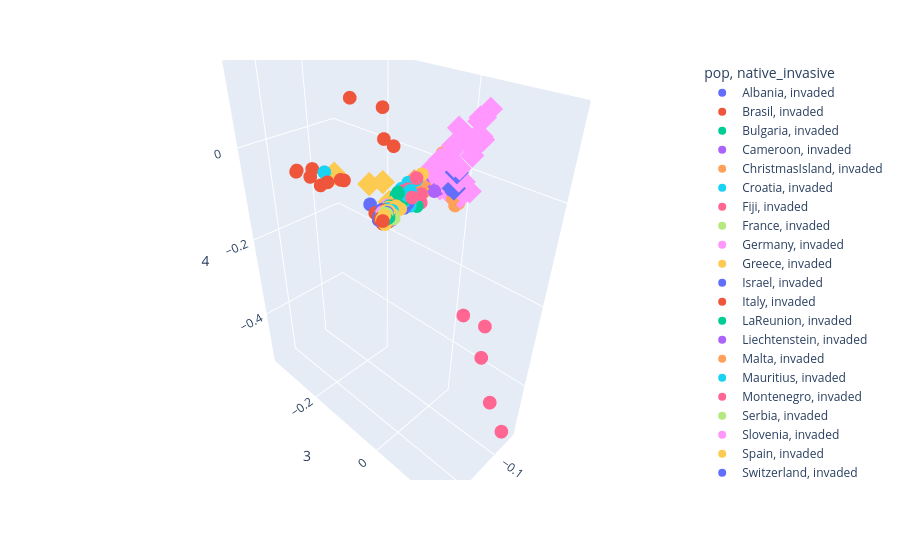

Here is the notebook cell this chart was saved with:
### Code cell
## all individuals 
eig_val , eig_vec = load_pca( "." , "092_PCA_no_indonesia/FM_0.70_mD_2_MD_30_FMi_0.35_LD_thin.siblings_removed.no_indonesia" )
# plt.plot(  eig_val[:50] / eig_val.sum() )
# plt.xlabel("PC")
# plt.ylabel("var prop")
print( "PC0:{:.3f} , PC1:{:.3f} , PC2:{:.3f}".format( eig_val[0] / eig_val.sum() , eig_val[2] / eig_val.sum() , eig_val[3] / eig_val.sum() ) )
fig = px.scatter_3d( eig_vec , x = '0' , y = '3' , z='4' ,
                symbol = 'native_invasive' , color = 'pop' )

fig.write_html( '092_PCA_no_indonesia/FM_0.70_mD_2_MD_30_FMi_0.35_LD_thin.siblings_removed.no_indonesia.html' )
fig

### Figure 1 — Plotly figure (JSON) as saved in the notebook; plotly's stock layout.template omitted (floating-point values rounded to 4 significant figures)
{"data": [{"hovertemplate": "pop=Albania<br>native_invasive=invaded<br>0=%{x}<br>3=%{y}<br>4=%{z}<extra></extra>", "legendgroup": "Albania, invaded", "marker": {"color": "#636efa", "symbol": "circle"}, "mode": "markers", "name": "Albania, invaded", "scene": "scene", "showlegend": true, "type": "scatter3d", "x": [0.03066, 0.04906, 0.04416, 0.03173, 0.04421, 0.01239], "y": [0.003687, 0.01065, 0.007551, 0.008033, 0.008907, 0.01159], "z": [-0.000177, -0.005682, -0.00554, -0.003754, 0.001384, -0.001637]}, {"hovertemplate": "pop=Brasil<br>native_invasive=invaded<br>0=%{x}<br>3=%{y}<br>4=%{z}<extra></extra>", "legendgroup": "Brasil, invaded", "marker": {"color": "#EF553B", "symbol": "circle"}, "mode": "markers", "name": "Brasil, invaded", "scene": "scene", "showlegend": true, "type": "scatter3d", "x": [-0.04917, -0.02446, -0.01824, -0.03069, -0.03979, -0.02917, -0.04437, -0.04817], "y": [-0.3457, -0.2646, -0.2049, -0.2424, -0.1839, -0.1803, -0.2831, -0.2423], "z": [-0.07769, -0.05445, -0.04358, -0.06677, -0.04005, -0.03417, -0.05051, -0.05504]}, {"hovertemplate": "pop=Bulgaria<br>native_invasive=invaded<br>0=%{x}<br>3=%{y}<br>4=%{z}<extra></extra>", "legendgroup": "Bulgaria, invaded", "marker": {"color": "#00cc96", "symbol": "circle"}, "mode": "markers", "name": "Bulgaria, invaded", "scene": "scene", "showlegend": true, "type": "scatter3d", "x": [0.03467, 0.04439, 0.03049], "y": [0.007697, -0.001924, -8.124e-05], "z": [-0.0008759, -0.005641, 0.003308]}, {"hovertemplate": "pop=Cameroon<br>native_invasive=invaded<br>0=%{x}<br>3=%{y}<br>4=%{z}<extra></extra>", "legendgroup": "Cameroon, invaded", "marker": {"color": "#ab63fa", "symbol": "circle"}, "mode": "markers", "name": "Cameroon, invaded", "scene": "scene", "showlegend": true, "type": "scatter3d", "x": [-0.07992, -0.05731, -0.04838, -0.06338, -0.04135, -0.03918, -0.0673, -0.07772], "y": [0.02163, 0.01756, 0.01913, 0.01725, 0.002478, 0.0031, 0.03697, 0.0397], "z": [0.01824, 0.00641, 0.006909, 0.006055, 0.01369, 0.01773, 0.008408, -0.008533]}, {"hovertemplate": "pop=ChristmasIsland<br>native_invasive=invaded<br>0=%{x}<br>3=%{y}<br>4=%{z}<extra></extra>", "legendgroup": "ChristmasIsland, invaded", "marker": {"color": "#FFA15A", "symbol": "circle"}, "mode": "markers", "name": "ChristmasIsland, invaded", "scene": "scene", "showlegend": true, "type": "scatter3d", "x": [-0.08169, -0.0725, -0.08516, -0.09935], "y": [0.0361, 0.03752, 0.03964, 0.03816], "z": [-0.02394, -0.00783, -0.01971, 0.0003962]}, {"hovertemplate": "pop=Croatia<br>native_invasive=invaded<br>0=%{x}<br>3=%{y}<br>4=%{z}<extra></extra>", "legendgroup": "Croatia, invaded", "marker": {"color": "#19d3f3", "symbol": "circle"}, "mode": "markers", "name": "Croatia, invaded", "scene": "scene", "showlegend": true, "type": "scatter3d", "x": [-0.03486, 0.04055, 0.0428, 0.04012, 0.04882, 0.03531, 0.04163, 0.03848, 0.03169, 0.03364], "y": [-0.2335, 0.009896, 0.004545, 0.006672, 0.009715, 0.01073, 0.002577, 0.002729, 0.0002056, -0.0007485], "z": [-0.03842, 7.424e-05, -0.006557, -0.002857, -0.00454, 0.001902, -0.004325, 0.002564, -0.001262, -0.002872]}, {"hovertemplate": "pop=Fiji<br>native_invasive=invaded<br>0=%{x}<br>3=%{y}<br>4=%{z}<extra></extra>", "legendgroup": "Fiji, invaded", "marker": {"color": "#FF6692", "symbol": "circle"}, "mode": "markers", "name": "Fiji, invaded", "scene": "scene", "showlegend": true, "type": "scatter3d", "x": [-0.1426, -0.1002, -0.1208, -0.1245, -0.123], "y": [0.1618, 0.06309, 0.09882, 0.09894, 0.1341], "z": [-0.5306, -0.2471, -0.2644, -0.347, -0.4463]}, {"hovertemplate": "pop=France<br>native_invasive=invaded<br>0=%{x}<br>3=%{y}<br>4=%{z}<extra></extra>", "legendgroup": "France, invaded", "marker": {"color": "#B6E880", "symbol": "circle"}, "mode": "markers", "name": "France, invaded", "scene": "scene", "showlegend": true, "type": "scatter3d", "x": [0.03718, 0.0234, 0.03725, 0.04424, 0.04329, 0.04186, 0.04247, 0.0395, 0.03748, 0.03559, 0.04285, 0.04198, 0.04252, 0.04726, 0.04607, 0.04006, 0.04175], "y": [0.003472, 0.001475, 0.001982, 0.004408, 0.007352, 0.004587, 0.006001, 0.0006424, 0.0003349, 0.0001223, 0.009707, 0.007684, 0.009347, 0.007614, 0.009868, 0.008362, 0.009805], "z": [0.0002364, -0.005391, -0.005758, -0.006409, -0.006459, -0.004756, -0.006324, -0.005943, -0.004287, -0.004032, -0.0011, -0.003802, -0.00437, 0.0009486, 0.00068, 0.00233, -0.0005147]}, {"hovertemplate": "pop=Germany<br>native_invasive=invaded<br>0=%{x}<br>3=%{y}<br>4=%{z}<extra></extra>", "legendgroup": "Germany, invaded", "marker": {"color": "#FF97FF", "symbol": "circle"}, "mode": "markers", "name": "Germany, invaded", "scene": "scene", "showlegend": true, "type": "scatter3d", "x": [0.0427, 0.04644], "y": [0.003463, 0.001577], "z": [-0.006571, 6.414e-05]}, {"hovertemplate": "pop=Greece<br>native_invasive=invaded<br>0=%{x}<br>3=%{y}<br>4=%{z}<extra></extra>", "legendgroup": "Greece, invaded", "marker": {"color": "#FECB52", "symbol": "circle"}, "mode": "markers", "name": "Greece, invaded", "scene": "scene", "showlegend": true, "type": "scatter3d", "x": [-0.03745, -0.03426, -0.003417, 0.03885, 0.03036, 0.02314, 0.03427, 0.04334], "y": [0.002154, -0.002466, 0.009672, 0.004533, 0.004188, 0.0001734, 0.00894, 0.001358], "z": [0.03277, 0.02037, 0.005166, 0.0002177, 0.002286, -0.00832, 0.00105, -0.01411]}, {"hovertemplate": "pop=Israel<br>native_invasive=invaded<br>0=%{x}<br>3=%{y}<br>4=%{z}<extra></extra>", "legendgroup": "Israel, invaded", "marker": {"color": "#636efa", "symbol": "circle"}, "mode": "markers", "name": "Israel, invaded", "scene": "scene", "showlegend": true, "type": "scatter3d", "x": [0.01972, 0.01845, 0.01848, 0.005786, 0.01172], "y": [0.005582, 0.005115, 0.0007709, 0.01362, 0.01277], "z": [0.002526, -0.00041, 0.001716, 0.003697, -0.001421]}, {"hovertemplate": "pop=Italy<br>native_invasive=invaded<br>0=%{x}<br>3=%{y}<br>4=%{z}<extra></extra>", "legendgroup": "Italy, invaded", "marker": {"color": "#EF553B", "symbol": "circle"}, "mode": "markers", "name": "Italy, invaded", "scene": "scene", "showlegend": true, "type": "scatter3d", "x": [0.04699, 0.04455, 0.02897, 0.02997, 0.03774, 0.03349, 0.05137, 0.04903, 0.04206, 0.03631, 0.04152, 0.03913, -0.0484, 0.04128, 0.05402, 0.04504, 0.03675, 0.04424, 0.03284, 0.03353, 0.03469, 0.02725, 0.04534, 0.0468, 0.04734, 0.04844], "y": [0.005201, 0.009031, 0.003596, -0.01427, -0.0224, 0.007067, 0.004735, 0.002675, 0.002718, 0.002216, 0.001587, -9.564e-05, -0.3419, 0.007089, 0.004978, 0.003498, 0.003599, 0.004949, 0.001729, 0.004825, 0.008786, 0.002605, -0.001556, -0.002847, 0.00189, 0.002384], "z": [-0.005509, -0.0005677, -0.00393, -0.00946, -0.01375, -0.003042, -0.00592, -0.006715, -0.01357, -0.00427, 0.00143, -0.006276, -0.0736, -0.009096, -0.007454, -0.01459, -0.007071, -0.007502, -0.00174, 0.0009514, -0.005605, 0.003008, -0.007499, -0.00819, -0.01097, -0.01073]}, {"hovertemplate": "pop=LaReunion<br>native_invasive=invaded<br>0=%{x}<br>3=%{y}<br>4=%{z}<extra></extra>", "legendgroup": "LaReunion, invaded", "marker": {"color": "#00cc96", "symbol": "circle"}, "mode": "markers", "name": "LaReunion, invaded", "scene": "scene", "showlegend": true, "type": "scatter3d", "x": [0.01391, 0.01224, 0.001337, 0.005123, 0.009598, 0.00387, 0.01347], "y": [0.001678, 0.0003765, -0.0004973, 0.007156, 0.003401, 0.004232, -0.001916], "z": [0.0192, 0.01947, 0.01072, 0.004979, 0.01488, 0.003472, 0.01453]}, {"hovertemplate": "pop=Liechtenstein<br>native_invasive=invaded<br>0=%{x}<br>3=%{y}<br>4=%{z}<extra></extra>", "legendgroup": "Liechtenstein, invaded", "marker": {"color": "#ab63fa", "symbol": "circle"}, "mode": "markers", "name": "Liechtenstein, invaded", "scene": "scene", "showlegend": true, "type": "scatter3d", "x": [0.03121], "y": [0.006522], "z": [-0.002338]}, {"hovertemplate": "pop=Malta<br>native_invasive=invaded<br>0=%{x}<br>3=%{y}<br>4=%{z}<extra></extra>", "legendgroup": "Malta, invaded", "marker": {"color": "#FFA15A", "symbol": "circle"}, "mode": "markers", "name": "Malta, invaded", "scene": "scene", "showlegend": true, "type": "scatter3d", "x": [0.03294, 0.04575, 0.03722, 0.03592, 0.03521, 0.03725], "y": [-0.00327, 0.0002881, 0.001716, 0.0006293, -0.0007171, 0.002788], "z": [-0.0009196, -0.01005, -0.005459, -0.0009665, -0.002979, -0.000318]}, {"hovertemplate": "pop=Mauritius<br>native_invasive=invaded<br>0=%{x}<br>3=%{y}<br>4=%{z}<extra></extra>", "legendgroup": "Mauritius, invaded", "marker": {"color": "#19d3f3", "symbol": "circle"}, "mode": "markers", "name": "Mauritius, invaded", "scene": "scene", "showlegend": true, "type": "scatter3d", "x": [-0.009144, 0.005412, -0.006038, 0.001581], "y": [0.0002629, 0.01224, 0.006976, -0.003016], "z": [0.02785, 0.01666, 0.012, 0.02037]}, {"hovertemplate": "pop=Montenegro<br>native_invasive=invaded<br>0=%{x}<br>3=%{y}<br>4=%{z}<extra></extra>", "legendgroup": "Montenegro, invaded", "marker": {"color": "#FF6692", "symbol": "circle"}, "mode": "markers", "name": "Montenegro, invaded", "scene": "scene", "showlegend": true, "type": "scatter3d", "x": [0.04722, 0.03389, 0.03443, 0.04195, 0.04591], "y": [0.00982, 0.004101, 0.002323, 0.009003, 0.009451], "z": [-0.002812, 0.001754, -7.386e-05, 0.001118, -0.002433]}, {"hovertemplate": "pop=Serbia<br>native_invasive=invaded<br>0=%{x}<br>3=%{y}<br>4=%{z}<extra></extra>", "legendgroup": "Serbia, invaded", "marker": {"color": "#B6E880", "symbol": "circle"}, "mode": "markers", "name": "Serbia, invaded", "scene": "scene", "showlegend": true, "type": "scatter3d", "x": [0.03346, 0.03407, 0.03897, 0.0433], "y": [-0.001083, -0.000744, -0.00114, -0.004483], "z": [-0.011, -0.005786, -0.009863, -0.005628]}, {"hovertemplate": "pop=Slovenia<br>native_invasive=invaded<br>0=%{x}<br>3=%{y}<br>4=%{z}<extra></extra>", "legendgroup": "Slovenia, invaded", "marker": {"color": "#FF97FF", "symbol": "circle"}, "mode": "markers", "name": "Slovenia, invaded", "scene": "scene", "showlegend": true, "type": "scatter3d", "x": [0.03688, 0.03102, 0.02803, 0.02043], "y": [0.005846, 0.001908, -0.005964, 0.005913], "z": [-0.004638, -0.004604, 0.001775, -0.003299]}, {"hovertemplate": "pop=Spain<br>native_invasive=invaded<br>0=%{x}<br>3=%{y}<br>4=%{z}<extra></extra>", "legendgroup": "Spain, invaded", "marker": {"color": "#FECB52", "symbol": "circle"}, "mode": "markers", "name": "Spain, invaded", "scene": "scene", "showlegend": true, "type": "scatter3d", "x": [0.03409, 0.03984, 0.03682, 0.03663, 0.02851, 0.03421, 0.05132, 0.0442, 0.05481, 0.04568, 0.04534, 0.03508, 0.04488, 0.03586, 0.04391, 0.04326, 0.04521, 0.05002, 0.03042, 0.0288, 0.02002, 0.02091, 0.05298, 0.04925, 0.03651, 0.04022, 0.04078, 0.03678, 0.0418, 0.04124, 0.0373, 0.03717, 0.04207, 0.03014], "y": [0.00175, 0.01086, 0.01363, 0.006775, 0.0122, 0.004913, 0.004186, 0.009047, 0.00961, 0.007163, 0.01012, 0.00862, 0.01308, 0.009802, 0.008029, 0.006749, 0.01115, 0.009601, -0.002168, 0.009194, 0.0006722, 0.01302, 0.01377, 0.01145, 0.005913, 0.003272, 0.009949, 0.003915, 0.004816, 0.008306, 0.008749, 0.008217, 0.008142, 0.0009985], "z": [0.003293, -0.001281, -0.009652, -0.005439, 0.007138, 0.001312, -0.005839, -0.01244, -0.004846, -0.00669, -0.001217, -0.002263, -0.003566, -0.003386, -0.006575, -0.009505, -0.003125, -0.0007325, 0.0004872, -0.002217, 0.006898, 0.0002023, -0.01207, -0.004417, -0.004957, -0.0005299, 0.002454, -4.467e-05, 0.001684, -0.001878, -0.006479, -0.000442, -0.001998, 0.001015]}, {"hovertemplate": "pop=Switzerland<br>native_invasive=invaded<br>0=%{x}<br>3=%{y}<br>4=%{z}<extra></extra>", "legendgroup": "Switzerland, invaded", "marker": {"color": "#636efa", "symbol": "circle"}, "mode": "markers", "name": "Switzerland, invaded", "scene": "scene", "showlegend": true, "type": "scatter3d", "x": [0.04081, 0.02555, 0.04192, 0.03827, 0.03997, 0.04535, 0.03765, 0.04458, 0.05071, 0.04584, 0.03671, 0.03381, 0.05271, 0.04626, 0.04652, 0.04103, 0.03648, 0.04527, 0.04115, 0.03945, 0.04348, 0.04394, 0.0389, 0.04377, 0.03913, 0.03989, 0.02272, 0.03521, 0.04219, 0.04944, 0.04497, 0.04105, 0.04244, 0.03729, 0.04302, 0.0453, 0.04878, 0.04404, 0.04364, 0.04528, 0.04837, 0.04574], "y": [0.001702, 0.002136, 0.00501, 0.005003, 0.006593, 0.003125, 0.005383, -0.004454, -0.001239, 0.002051, 0.00242, 0.004086, 0.0004047, -0.003621, 0.00112, 0.004407, -0.005793, 0.008466, -0.006676, 0.000502, -0.001594, 0.002229, 0.01071, -4.962e-05, 0.003045, 0.004782, -0.04929, 0.002409, 0.005627, 0.002228, 0.004674, -0.004089, 0.001618, -0.003182, 0.004581, 0.007874, 0.007085, 0.002933, 0.0009131, 0.003831, -0.002734, 0.006196], "z": [-0.008874, -0.006594, -0.003908, -0.001607, -0.001099, -0.006755, -0.002383, -0.01505, -0.01019, -0.00803, -0.0074, -0.005716, -0.01054, -0.01356, -0.009196, -0.0007218, -0.006046, -0.008322, -0.0128, -0.01164, -0.006841, -0.003246, -0.002507, -0.009649, -0.007629, -0.005571, -0.01485, 0.0005275, -0.00403, -0.004724, -0.004025, 0.0003222, -0.0108, -0.005257, -0.01058, -0.01208, -0.007155, -0.009846, -0.007667, -0.005954, -0.008057, -0.0003869]}, {"hovertemplate": "pop=TurkeyEast<br>native_invasive=invaded<br>0=%{x}<br>3=%{y}<br>4=%{z}<extra></extra>", "legendgroup": "TurkeyEast, invaded", "marker": {"color": "#EF553B", "symbol": "circle"}, "mode": "markers", "name": "TurkeyEast, invaded", "scene": "scene", "showlegend": true, "type": "scatter3d", "x": [0.04273, 0.0379, 0.05609, 0.04923, 0.05324, 0.05063], "y": [0.0106, 0.0007585, 0.01237, 0.007642, 0.01099, 0.006584], "z": [-0.01339, -0.003043, -0.006248, -0.003361, -0.006299, -0.01515]}, {"hovertemplate": "pop=TurkeyWest<br>native_invasive=invaded<br>0=%{x}<br>3=%{y}<br>4=%{z}<extra></extra>", "legendgroup": "TurkeyWest, invaded", "marker": {"color": "#00cc96", "symbol": "circle"}, "mode": "markers", "name": "TurkeyWest, invaded", "scene": "scene", "showlegend": true, "type": "scatter3d", "x": [0.04005, 0.03375, 0.0439, 0.04564, 0.0412, 0.04307, 0.04976, 0.04861], "y": [0.007751, 0.006064, 0.007711, 0.01347, 0.006698, 0.006181, 0.01336, 0.009879], "z": [-0.004156, -0.001917, -0.002044, -0.004407, -0.002265, -0.005344, -0.004625, -0.01005]}, {"hovertemplate": "pop=USA<br>native_invasive=invaded<br>0=%{x}<br>3=%{y}<br>4=%{z}<extra></extra>", "legendgroup": "USA, invaded", "marker": {"color": "#ab63fa", "symbol": "circle"}, "mode": "markers", "name": "USA, invaded", "scene": "scene", "showlegend": true, "type": "scatter3d", "x": [0.02211, 0.03823, 0.03399, 0.03806, 0.0347, 0.01973], "y": [0.003556, 0.01316, 0.001218, 0.0008647, 0.002767, -0.0007065], "z": [-0.005458, -0.01081, -0.002606, -0.01136, -0.005222, -9.59e-06]}, {"hovertemplate": "pop=Vanuatu<br>native_invasive=invaded<br>0=%{x}<br>3=%{y}<br>4=%{z}<extra></extra>", "legendgroup": "Vanuatu, invaded", "marker": {"color": "#FFA15A", "symbol": "circle"}, "mode": "markers", "name": "Vanuatu, invaded", "scene": "scene", "showlegend": true, "type": "scatter3d", "x": [-0.1231, -0.1539, -0.1211, -0.1597, -0.1421, -0.1474, -0.1386, -0.162], "y": [-0.04416, -0.04943, -0.04319, -0.0577, -0.04707, -0.04979, -0.05825, -0.04782], "z": [0.007576, -0.007753, -0.006546, 0.01343, -0.0005394, -0.01632, -0.02794, -0.0496]}, {"hovertemplate": "pop=Guangzhou<br>native_invasive=invaded<br>0=%{x}<br>3=%{y}<br>4=%{z}<extra></extra>", "legendgroup": "Guangzhou, invaded", "marker": {"color": "#19d3f3", "symbol": "circle"}, "mode": "markers", "name": "Guangzhou, invaded", "scene": "scene", "showlegend": true, "type": "scatter3d", "x": [-0.01892, -0.003119, -0.007226, -0.00124, -0.00319, 0.0009613, 0.001297, -0.003336, 0.003243, -0.001344, 0.0102, -0.0009868, -0.004558, 0.001624, -0.004236, 0.00475], "y": [0.007673, 0.008254, 0.0138, 0.007104, 0.01267, 2.016e-05, 0.003412, -0.005372, 0.01587, 0.01277, 0.009402, 0.012, -0.008486, 0.008733, 0.003637, -0.000887], "z": [0.03179, 0.01424, 0.009729, 0.0001419, 0.01232, 0.002708, -0.00182, 0.004971, -0.0001992, 0.0149, 0.006372, 0.02118, 0.00546, 0.01332, 0.01195, 0.005319]}, {"hovertemplate": "pop=Hongkong<br>native_invasive=invaded<br>0=%{x}<br>3=%{y}<br>4=%{z}<extra></extra>", "legendgroup": "Hongkong, invaded", "marker": {"color": "#FF6692", "symbol": "circle"}, "mode": "markers", "name": "Hongkong, invaded", "scene": "scene", "showlegend": true, "type": "scatter3d", "x": [-0.003283, -0.01336, -0.01058, -0.01873, -0.02431, -0.0178, 0.00408, -0.007805, -0.002363, 0.001821, -0.005053, -0.009012, -0.0031, -0.0009104, 0.006478, -0.01493, 0.002434, -0.01022, -0.001372, -0.004288, 0.004297, -0.005816, -0.005444, 0.004184, -0.007099, 5.731e-05, 0.001196, 0.006959, -0.01125, -0.0008576, 0.0005832, 0.0109, -0.001503], "y": [0.006174, 0.01278, 0.002114, 0.008119, 0.01362, -0.000191, 0.004034, 0.01245, 0.01421, 0.01871, 0.003869, -0.002351, 0.006899, 0.01016, 0.005571, 0.02116, 0.002889, 0.00235, 0.001719, 0.01114, 0.003782, 0.008288, -0.004794, 0.006023, -0.005029, 0.008286, 0.004779, 0.008336, 0.01446, 0.009764, 0.005546, 0.007676, -0.004514], "z": [-0.003323, -0.007057, 0.02063, 0.007455, -0.006021, 0.002607, 0.004919, 0.0107, 0.01379, 0.01392, 0.01723, 0.01525, 0.000622, 0.01813, 0.006423, 0.01439, 0.01913, 0.006111, 0.005107, 0.005054, 0.006052, 0.00509, 0.01274, -0.003404, 0.01117, 0.02292, 0.008262, 0.01168, 0.03923, -0.001905, 0.01565, -0.0008659, 1.316e-05]}, {"hovertemplate": "pop=Japan<br>native_invasive=invaded<br>0=%{x}<br>3=%{y}<br>4=%{z}<extra></extra>", "legendgroup": "Japan, invaded", "marker": {"color": "#B6E880", "symbol": "circle"}, "mode": "markers", "name": "Japan, invaded", "scene": "scene", "showlegend": true, "type": "scatter3d", "x": [0.03734, 0.03818, 0.04016, 0.04057], "y": [0.01435, 0.01666, 0.007515, 0.001644], "z": [-0.002941, -0.007458, -0.006099, -0.01482]}, {"hovertemplate": "pop=Malaysia<br>native_invasive=native<br>0=%{x}<br>3=%{y}<br>4=%{z}<extra></extra>", "legendgroup": "Malaysia, native", "marker": {"color": "#FF97FF", "symbol": "diamond"}, "mode": "markers", "name": "Malaysia, native", "scene": "scene", "showlegend": true, "type": "scatter3d", "x": [-0.06983, -0.07779, -0.08002, -0.06539, -0.1017, -0.0831, -0.08593, -0.06848, -0.07333, -0.06476, -0.07058, -0.08476, -0.07331, -0.07482, -0.079, -0.09886, -0.08331, -0.0884, -0.08305, -0.07095, -0.08485, -0.0828, -0.09777, -0.07235, -0.09409, -0.08769, -0.08106, -0.06879, -0.08008, -0.09508, -0.08829, -0.08983, -0.09878, -0.09603, -0.08609, -0.0778, -0.09896, -0.08809, -0.09511, -0.09455, -0.08721, -0.07653, -0.07172, -0.08266, -0.08527, -0.07793, -0.07773], "y": [0.01353, 0.02269, 0.03477, 0.02723, 0.06785, 0.05015, 0.03627, 0.01359, 0.01886, -0.007181, 0.01384, 0.02986, 0.005927, 0.01624, 0.04047, 0.006033, 0.01892, 0.0561, 0.04298, 0.0162, 0.02033, 0.0256, 0.03669, 0.02487, 0.02549, 0.03269, 0.03566, 0.02557, 0.06562, 0.0649, 0.05714, 0.05837, 0.06155, 0.05616, 0.05565, 0.03931, 0.05282, 0.02614, 0.06184, 0.05966, 0.05285, 0.04165, 0.02789, 0.01859, 0.04009, 0.01886, 0.03029], "z": [0.01395, 0.06319, 0.01033, 0.01472, 0.1319, 0.07966, 0.09464, 0.002605, 0.01022, 0.02611, 0.03489, 0.01713, 0.04642, 0.02051, 0.02179, 0.03562, 0.0473, 0.005522, -0.006438, 0.03967, 0.07001, 0.02473, 0.01172, 0.02316, 0.02099, 0.03653, 0.01512, 0.01502, 0.09601, 0.0884, 0.09192, 0.08495, 0.1191, 0.1182, 0.06401, 0.08989, 0.1112, 0.09782, 0.09229, 0.08237, 0.08112, 0.04264, 0.0005803, 0.04964, 0.004683, 0.03526, 0.04285]}, {"hovertemplate": "pop=Philippines<br>native_invasive=native<br>0=%{x}<br>3=%{y}<br>4=%{z}<extra></extra>", "legendgroup": "Philippines, native", "marker": {"color": "#FECB52", "symbol": "diamond"}, "mode": "markers", "name": "Philippines, native", "scene": "scene", "showlegend": true, "type": "scatter3d", "x": [-0.0546, -0.01767, -0.0307, -0.02214], "y": [-0.2295, -0.09385, -0.0754, -0.05156], "z": [-0.04628, -0.009366, -0.003952, -0.02815]}, {"hovertemplate": "pop=Singapore<br>native_invasive=native<br>0=%{x}<br>3=%{y}<br>4=%{z}<extra></extra>", "legendgroup": "Singapore, native", "marker": {"color": "#636efa", "symbol": "diamond"}, "mode": "markers", "name": "Singapore, native", "scene": "scene", "showlegend": true, "type": "scatter3d", "x": [-0.07039, -0.08059], "y": [0.03892, 0.03449], "z": [0.01077, 0.03264]}, {"hovertemplate": "pop=SriLanka<br>native_invasive=invaded<br>0=%{x}<br>3=%{y}<br>4=%{z}<extra></extra>", "legendgroup": "SriLanka, invaded", "marker": {"color": "#EF553B", "symbol": "circle"}, "mode": "markers", "name": "SriLanka, invaded", "scene": "scene", "showlegend": true, "type": "scatter3d", "x": [-0.07158, -0.05256, -0.07029, -0.07615], "y": [-0.1165, -0.07239, -0.1122, -0.2009], "z": [0.09996, 0.05209, 0.04844, 0.09634]}, {"hovertemplate": "pop=Taiwan<br>native_invasive=invaded<br>0=%{x}<br>3=%{y}<br>4=%{z}<extra></extra>", "legendgroup": "Taiwan, invaded", "marker": {"color": "#00cc96", "symbol": "circle"}, "mode": "markers", "name": "Taiwan, invaded", "scene": "scene", "showlegend": true, "type": "scatter3d", "x": [0.002093, -0.00402, -0.005042, -0.006805, 0.007374, 0.01198, 0.001245, 0.006899, 0.004284, 0.003167, -0.005167, -0.004897, 0.003723, 0.003356, 0.00109], "y": [0.007935, 0.009299, 0.007927, 0.02088, 0.01124, 0.002931, 0.003764, 0.002694, 0.007414, 0.00715, 0.002764, 0.01124, 0.0111, 0.005524, 0.00567], "z": [-0.004232, 0.009355, -0.003472, -0.00244, 0.01229, -0.003182, 0.0114, 0.008431, 0.007419, 0.01098, 0.004178, -0.000967, 0.006565, -0.001283, 0.01369]}, {"hovertemplate": "pop=Thailand<br>native_invasive=native<br>0=%{x}<br>3=%{y}<br>4=%{z}<extra></extra>", "legendgroup": "Thailand, native", "marker": {"color": "#ab63fa", "symbol": "diamond"}, "mode": "markers", "name": "Thailand, native", "scene": "scene", "showlegend": true, "type": "scatter3d", "x": [-0.02933], "y": [-0.01071], "z": [0.001631]}, {"hovertemplate": "pop=Vietnam<br>native_invasive=native<br>0=%{x}<br>3=%{y}<br>4=%{z}<extra></extra>", "legendgroup": "Vietnam, native", "marker": {"color": "#FFA15A", "symbol": "diamond"}, "mode": "markers", "name": "Vietnam, native", "scene": "scene", "showlegend": true, "type": "scatter3d", "x": [-0.01222, -0.02272, -0.02456, -0.02984, -0.02231, -0.02589, -0.03175, -0.04274, -0.03692], "y": [0.002025, 0.002165, 0.003607, 0.001832, -0.007677, 0.004096, -0.006878, -0.01753, 0.004669], "z": [0.0168, -0.002189, 0.006617, 0.0197, 0.002359, 0.01335, 0.0005991, 0.01288, 0.006657]}], "layout": {"legend": {"title": {"text": "pop, native_invasive"}, "tracegroupgap": 0}, "margin": {"t": 60}, "scene": {"domain": {"x": [0, 1], "y": [0, 1]}, "xaxis": {"title": {"text": "0"}}, "yaxis": {"title": {"text": "3"}}, "zaxis": {"title": {"text": "4"}}}}}
